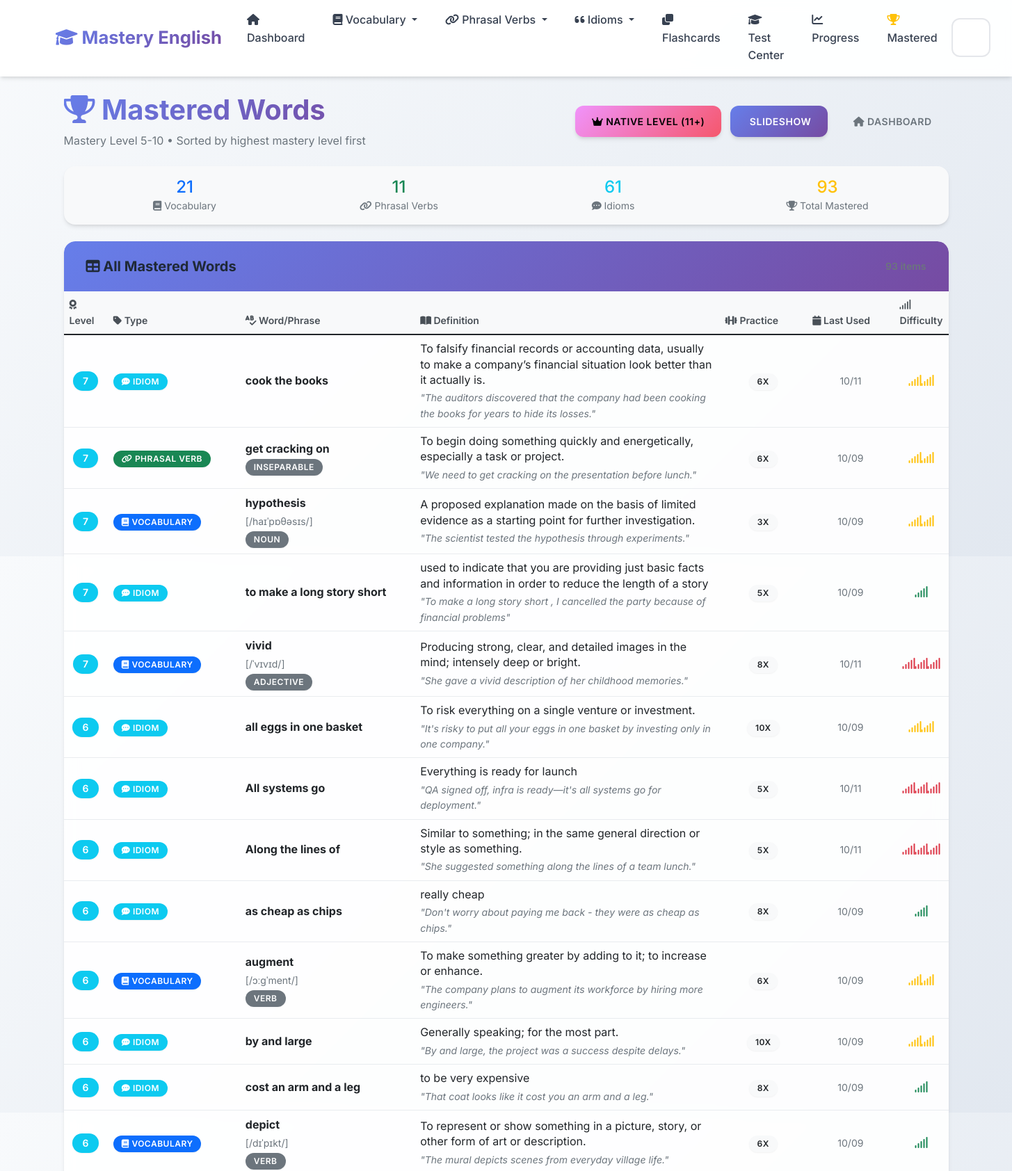
/mastered (upper part), run on the app's committed database.
### app.py (models this page shows, shortened)
class Idiom(db.Model):
    __tablename__ = 'idioms'
    id = db.Column(db.Integer, primary_key=True)
    idiom = db.Column(db.String(200), nullable=False)
    meaning = db.Column(db.Text, nullable=False)
    example_sentence = db.Column(db.Text)
    origin = db.Column(db.Text)
    difficulty_level = db.Column(db.String(20), default='medium')
    date_added = db.Column(db.DateTime, default=datetime.utcnow)
    times_practiced = db.Column(db.Integer, default=0)
    last_practiced = db.Column(db.DateTime)
    mastery_level = db.Column(db.Integer, default=0)

class PhrasalVerb(db.Model):
    __tablename__ = 'phrasal_verbs'
    id = db.Column(db.Integer, primary_key=True)
    phrasal_verb = db.Column(db.String(100), nullable=False)
    meaning = db.Column(db.Text, nullable=False)
    example_sentence = db.Column(db.Text)
    separable = db.Column(db.Boolean, default=False)
    difficulty_level = db.Column(db.String(20), default='medium')
    date_added = db.Column(db.DateTime, default=datetime.utcnow)
    times_practiced = db.Column(db.Integer, default=0)
    last_practiced = db.Column(db.DateTime)
    mastery_level = db.Column(db.Integer, default=0)

class VocabularyWord(db.Model):
    __tablename__ = 'vocabulary_words'
    id = db.Column(db.Integer, primary_key=True)
    word = db.Column(db.String(100), nullable=False)
    definition = db.Column(db.Text, nullable=False)
    example_sentence = db.Column(db.Text)
    pronunciation = db.Column(db.String(100))
    part_of_speech = db.Column(db.String(50))
    difficulty_level = db.Column(db.String(20), default='medium')
    date_added = db.Column(db.DateTime, default=datetime.utcnow)
    times_practiced = db.Column(db.Integer, default=0)
    last_practiced = db.Column(db.DateTime)
    mastery_level = db.Column(db.Integer, default=0)

### app.py (the view)
@app.route('/mastered')
def mastered_words():
    from sqlalchemy import and_
    mastered_vocab = VocabularyWord.query.filter(
        and_(VocabularyWord.mastery_level >= 5, VocabularyWord.mastery_level <= 10)
    ).order_by(VocabularyWord.mastery_level.desc(), VocabularyWord.word.asc()).all()
    mastered_phrasal = PhrasalVerb.query.filter(
        and_(PhrasalVerb.mastery_level >= 5, PhrasalVerb.mastery_level <= 10)
    ).order_by(PhrasalVerb.mastery_level.desc(), PhrasalVerb.phrasal_verb.asc()).all()
    mastered_idioms = Idiom.query.filter(
        and_(Idiom.mastery_level >= 5, Idiom.mastery_level <= 10)
    ).order_by(Idiom.mastery_level.desc(), Idiom.idiom.asc()).all()
    all_mastered_items = []
    for word in mastered_vocab:
        all_mastered_items.append({
            'id': word.id,
            'type': 'Vocabulary',
            'word_text': word.word,
            'definition': word.definition,
            'pronunciation': word.pronunciation,
            'part_of_speech': word.part_of_speech,
            'example_sentence': word.example_sentence,
            'mastery_level': word.mastery_level,
            'times_practiced': word.times_practiced,
            'last_practiced': word.last_practiced,
            'date_added': word.date_added,
            'difficulty_level': word.difficulty_level
        })
    for phrasal in mastered_phrasal:
        all_mastered_items.append({
            'id': phrasal.id,
            'type': 'Phrasal Verb',
            'word_text': phrasal.phrasal_verb,
            'definition': phrasal.meaning,
            'pronunciation': None,
            'part_of_speech': 'Separable' if phrasal.separable else 'Inseparable',
            'example_sentence': phrasal.example_sentence,
            'mastery_level': phrasal.mastery_level,
            'times_practiced': phrasal.times_practiced,
            'last_practiced': phrasal.last_practiced,
            'date_added': phrasal.date_added,
            'difficulty_level': phrasal.difficulty_level
        })
    for idiom in mastered_idioms:
        all_mastered_items.append({
            'id': idiom.id,
            'type': 'Idiom',
            'word_text': idiom.idiom,
            'definition': idiom.meaning,
            'pronunciation': None,
            'part_of_speech': None,
            'example_sentence': idiom.example_sentence,
            'mastery_level': idiom.mastery_level,
            'times_practiced': idiom.times_practiced,
            'last_practiced': idiom.last_practiced,
            'date_added': idiom.date_added,
            'difficulty_level': idiom.difficulty_level
        })
    all_mastered_items.sort(key=lambda x: (-x['mastery_level'], x['word_text'].lower()))
    total_mastered = len(all_mastered_items)
    stats = {
        'vocabulary': len(mastered_vocab),
        'phrasal_verbs': len(mastered_phrasal),
        'idioms': len(mastered_idioms),
        'total': total_mastered
    }
    return render_template('mastered_words.html',
                         mastered_vocab=mastered_vocab,
                         mastered_phrasal=mastered_phrasal,
                         mastered_idioms=mastered_idioms,
                         all_mastered_items=all_mastered_items,
                         stats=stats)

### templates/mastered_words.html (shortened to what this page needs)
{% extends "base.html" %}
{% block content %}
<div class="container-fluid">
    <div class="row mb-4">
        <div class="col-12">
            <div class="d-flex justify-content-between align-items-center">
                <div>
                    <h1>
                        <i class="fas fa-trophy text-warning"></i> Mastered Words
                    </h1>
                    <p class="text-muted mb-0">Mastery Level 5-10 • Sorted by highest mastery level first</p>
                </div>
                <div>
                    <a href="{{ url_for('native_words') }}" class="btn btn-warning me-2">
                        <i class="fas fa-crown"></i> Native Level (11+)
                    </a>
                    <a href="{{ url_for('mastered_slideshow') }}" class="btn btn-primary me-2">
                         Slideshow
                    </a>
                    <a href="{{ url_for('index') }}" class="btn btn-outline-secondary">
                        <i class="fas fa-home"></i> Dashboard
                    </a>
                </div>
            </div>
        </div>
    </div>
    <div class="row mb-4">
        <div class="col-12">
            <div class="card bg-light">
                <div class="card-body py-3">
                    <div class="row text-center">
                        <div class="col-md-3">
                            <span class="h4 text-primary">{{ stats.vocabulary }}</span>
                            <div class="small text-muted">
                                <i class="fas fa-book"></i> Vocabulary
                            </div>
                        </div>
                        <div class="col-md-3">
                            <span class="h4 text-success">{{ stats.phrasal_verbs }}</span>
                            <div class="small text-muted">
                                <i class="fas fa-link"></i> Phrasal Verbs
                            </div>
                        </div>
                        <div class="col-md-3">
                            <span class="h4 text-info">{{ stats.idioms }}</span>
                            <div class="small text-muted">
                                <i class="fas fa-comment-dots"></i> Idioms
                            </div>
                        </div>
                        <div class="col-md-3">
                            <span class="h4 text-warning">{{ stats.total }}</span>
                            <div class="small text-muted">
                                <i class="fas fa-trophy"></i> Total Mastered
                            </div>
                        </div>
                    </div>
                </div>
            </div>
        </div>
    </div>
    <div class="row">
        <div class="col-12">
            <div class="card">
                <div class="card-header d-flex justify-content-between align-items-center">
                    <h5 class="mb-0">
                        <i class="fas fa-table"></i> All Mastered Words
                    </h5>
                    <small class="text-muted">{{ stats.total }} items</small>
                </div>
                <div class="card-body p-0">
                    {% if all_mastered_items %}
                    <div class="table-responsive">
                        <table class="table table-hover mb-0">
                            <thead class="table-dark">
                                <tr>
                                    <th width="5%">
                                        <i class="fas fa-award"></i> Level
                                    </th>
                                    <th width="15%">
                                        <i class="fas fa-tag"></i> Type
                                    </th>
                                    <th width="20%">
                                        <i class="fas fa-spell-check"></i> Word/Phrase
                                    </th>
                                    <th width="35%">
                                        <i class="fas fa-book-open"></i> Definition
                                    </th>
                                    <th width="10%">
                                        <i class="fas fa-dumbbell"></i> Practice
                                    </th>
                                    <th width="10%">
                                        <i class="fas fa-calendar"></i> Last Used
                                    </th>
                                    <th width="5%">
                                        <i class="fas fa-signal"></i> Difficulty
                                    </th>
                                </tr>
                            </thead>
                            <tbody>
                                {% for item in all_mastered_items %}
                                <tr>
                                    <td class="text-center">
                                        {% set level = item.mastery_level %}
                                        {% if level == 10 %}
                                            <span class="badge bg-danger fs-6">{{ level }}</span>
                                        {% elif level >= 8 %}
                                            <span class="badge bg-warning fs-6">{{ level }}</span>
                                        {% elif level >= 6 %}
                                            <span class="badge bg-info fs-6">{{ level }}</span>
                                        {% else %}
                                            <span class="badge bg-success fs-6">{{ level }}</span>
                                        {% endif %}
                                    </td>
                                    <td>
                                        {% if item.type == 'Vocabulary' %}
                                            <span class="badge bg-primary">
                                                <i class="fas fa-book"></i> {{ item.type }}
                                            </span>
                                        {% elif item.type == 'Phrasal Verb' %}
                                            <span class="badge bg-success">
                                                <i class="fas fa-link"></i> {{ item.type }}
                                            </span>
                                        {% else %}
                                            <span class="badge bg-info">
                                                <i class="fas fa-comment-dots"></i> {{ item.type }}
                                            </span>
                                        {% endif %}
                                    </td>
                                    <td>
                                        <strong>{{ item.word_text }}</strong>
                                        {% if item.pronunciation %}
                                            <br><small class="text-muted">[{{ item.pronunciation }}]</small>
                                        {% endif %}
                                        {% if item.part_of_speech %}
                                            <br><small class="badge bg-secondary">{{ item.part_of_speech }}</small>
                                        {% endif %}
                                    </td>
                                    <td>
                                        <div class="definition-text">{{ item.definition }}</div>
                                        {% if item.example_sentence %}
                                        <small class="text-muted d-block mt-1">
                                            <em>"{{ item.example_sentence }}"</em>
                                        </small>
                                        {% endif %}
                                    </td>
                                    <td class="text-center">
                                        <span class="badge bg-light text-dark">
                                            {{ item.times_practiced }}x
                                        </span>
                                    </td>
                                    <td class="text-center">
                                        {% if item.last_practiced %}
                                            <small class="text-muted">
                                                {{ item.last_practiced.strftime('%m/%d') }}
                                            </small>
                                        {% else %}
                                            <small class="text-muted">Never</small>
                                        {% endif %}
                                    </td>
                                    <td class="text-center">
                                        {% if item.difficulty_level == 'easy' %}
                                            <span class="text-success"><i class="fas fa-signal"></i></span>
                                        {% elif item.difficulty_level == 'medium' %}
                                            <span class="text-warning"><i class="fas fa-signal"></i><i class="fas fa-signal"></i></span>
                                        {% elif item.difficulty_level == 'hard' %}
                                            <span class="text-danger"><i class="fas fa-signal"></i><i class="fas fa-signal"></i><i class="fas fa-signal"></i></span>
                                        {% else %}
                                            <span class="text-muted"><i class="fas fa-minus"></i></span>
                                        {% endif %}
                                    </td>
                                </tr>
                                {% endfor %}
                            </tbody>
                        </table>
                    </div>
                    {% endif %}
                </div>
            </div>
        </div>
{% endblock %}

### data on the page
Idiom: mastery_level "7", type "IDIOM", word_text "cook the books", definition "To falsify financial records or accounting data, usually to make a company’s financial situation look better than it actually is.", example_sentence "The auditors discovered that the company had been cooking the books for years to hide its losses.", times_practiced "6", last_practiced "10/11", difficulty_level "medium" (drawn)
PhrasalVerb: level "7", type "PHRASAL VERB", word_text "get cracking on", part_of_speech "INSEPARABLE", definition "To begin doing something quickly and energetically, especially a task or project.", example_sentence "We need to get cracking on the presentation before lunch.", times_practiced "6", last_practiced "10/09", difficulty_level "medium" (drawn)
VocabularyWord: mastery_level "7", type "VOCABULARY", word_text "hypothesis", pronunciation "/haɪˈpɒθəsɪs/", part_of_speech "NOUN", definition "A proposed explanation made on the basis of limited evidence as a starting point for further investigation.", example_sentence "The scientist tested the hypothesis through experiments.", times_practiced "3", last_practiced "10/09", difficulty_level "medium" (drawn)
Idiom: mastery_level "7", type "IDIOM", word_text "to make a long story short", definition "used to indicate that you are providing just basic facts and information in order to reduce the length of a story", example_sentence "To make a long story short , I cancelled the party because of financial problems", times_practiced "5", last_practiced "10/09", difficulty_level "easy" (drawn)
VocabularyWord: mastery_level "7", type "VOCABULARY", word_text "vivid", pronunciation "/ˈvɪvɪd/", part_of_speech "ADJECTIVE", definition "Producing strong, clear, and detailed images in the mind; intensely deep or bright.", example_sentence "She gave a vivid description of her childhood memories.", times_practiced "8", last_practiced "10/11", difficulty_level "hard" (drawn)
Idiom: mastery_level "6", type "IDIOM", word_text "all eggs in one basket", definition "To risk everything on a single venture or investment.", example_sentence "It's risky to put all your eggs in one basket by investing only in one company.", times_practiced "10", last_practiced "10/09", difficulty_level "medium" (drawn)
Idiom: mastery_level "6", type "IDIOM", word_text "All systems go", definition "Everything is ready for launch", example_sentence "QA signed off, infra is ready—it's all systems go for deployment.", times_practiced "5", last_practiced "10/11", difficulty_level "hard" (drawn)
Idiom: mastery_level "6", type "IDIOM", word_text "Along the lines of", definition "Similar to something; in the same general direction or style as something.", example_sentence "She suggested something along the lines of a team lunch.", times_practiced "5", last_practiced "10/11", difficulty_level "hard" (drawn)
Idiom: mastery_level "6", type "IDIOM", word_text "as cheap as chips", definition "really cheap", example_sentence "Don't worry about paying me back - they were as cheap as chips.", times_practiced "8", last_practiced "10/09", difficulty_level "easy" (drawn)
VocabularyWord: level "6", type "VOCABULARY", word_text "augment", pronunciation "/ɔːɡˈment/", part_of_speech "VERB", definition "To make something greater by adding to it; to increase or enhance.", example_sentence "The company plans to augment its workforce by hiring more engineers.", times_practiced "6", last_practiced "10/09", difficulty_level "medium" (drawn)
Idiom: mastery_level "6", type "IDIOM", word_text "by and large", definition "Generally speaking; for the most part.", example_sentence "By and large, the project was a success despite delays.", times_practiced "10", last_practiced "10/09", difficulty_level "medium" (drawn)
Idiom: mastery_level "6", type "IDIOM", word_text "cost an arm and a leg", definition "to be very expensive", example_sentence "That coat looks like it cost you an arm and a leg.", times_practiced "8", last_practiced "10/09", difficulty_level "easy" (drawn)
VocabularyWord: level "6", type "VOCABULARY", word_text "depict", pronunciation "/dɪˈpɪkt/", part_of_speech "VERB", definition "To represent or show something in a picture, story, or other form of art or description.", example_sentence "The mural depicts scenes from everyday village life.", times_practiced "6", last_practiced "10/09", difficulty_level "easy" (drawn)

### other printed values
{{ stats.vocabulary }} "21"
{{ stats.phrasal_verbs }} "11"
{{ stats.idioms }} "61"
{{ stats.total }} "93"
